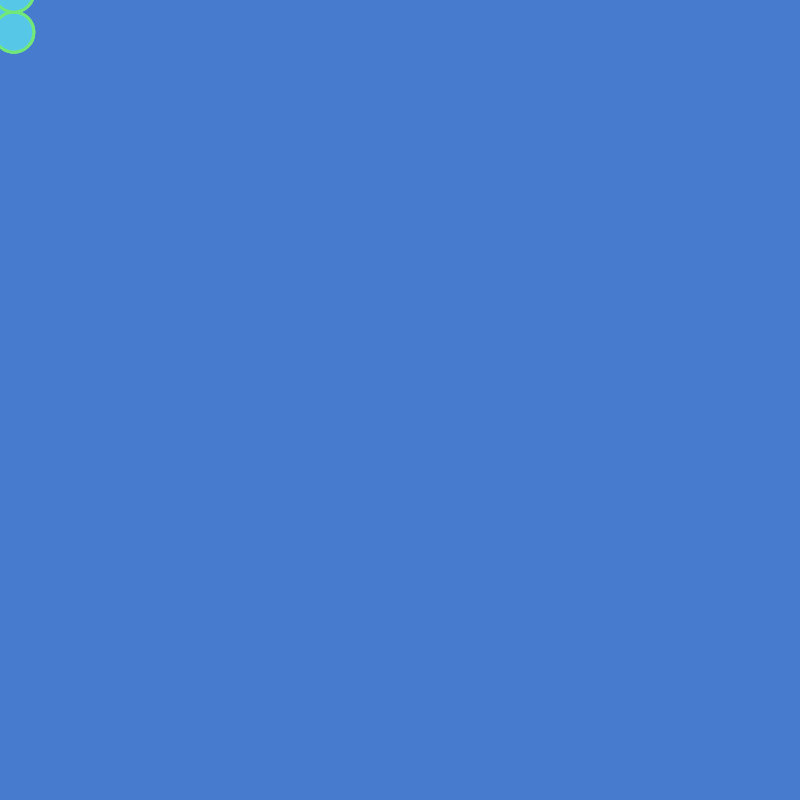
Frame 1 (no input)
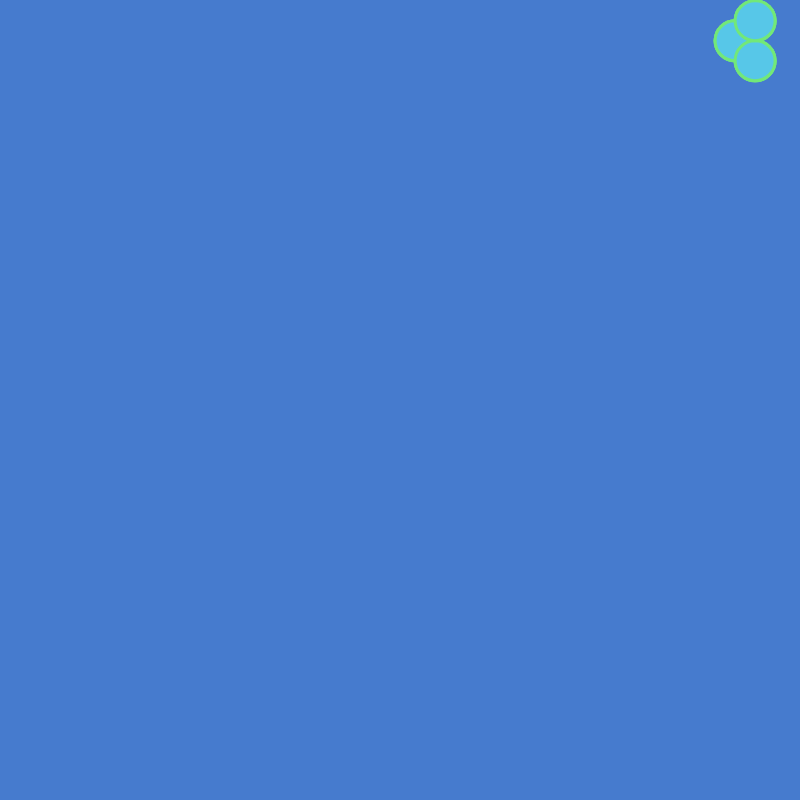
Frame 60 (no input)
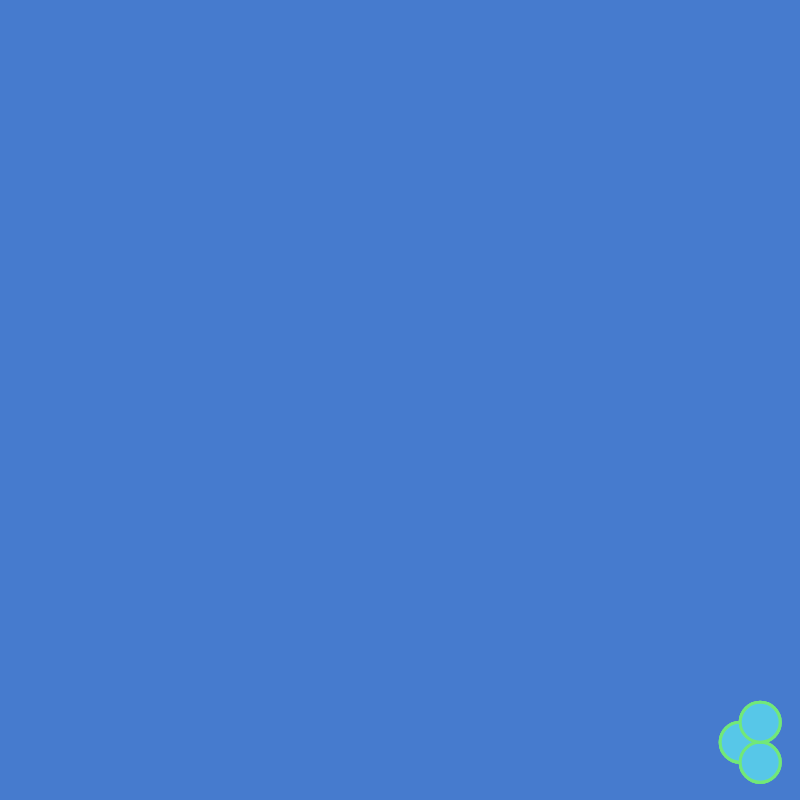
Frame 120 (the mouse pressed at the canvas centre since frame 60)

The p5.js sketch that drew these frames (run headless with seeded random() and noise() and a simulated clock; from frame 60 on, the mouse is pressed at the canvas centre):

// p5.js sketch
// ── sketch.js
var num = 0;
var colour = 0;
var xPos = 0;
var yPos = 0;
var w = 0;
var acceleration = 0;
var velocity = 0;
var oldX = 0;
var oldY = 0;

function setup() {

  //createCanvas(displayWidth, displayHeight);
  createCanvas(800, 800);
  colour = color(87, 199, 232);
  num = 3;
  xPos = 100;
  xPos = 200;
  w = 40;

  acceleration = random(1) / 5;
  velocity = random(5, 10);
  a = random(0, TWO_PI);
}

function draw() {
 
  
  background(70, 123, 206);

  //change variables tied with movement
  /*
  // drunk, brownian motion
  var dx = mouseX - xPos;
  var dy = mouseY - yPos;
  
  xPos = xPos + random(0, 0.2) * dx + random(-10, 10);
  yPos = yPos + random(0, 0.2) * dy + random(-10, 10);
  */
  
  // scooting around
  xPos = oldX + random(-20, 20);
  yPos = oldY + random(-20, 20);
  
  //store new values for next go:
  oldX = xPos;
  oldY = yPos;
  
  // checking the boundaries
  if(xPos>width) oldX = 0;
  if(xPos<0) oldX = width;
  if(yPos>height) oldY = 0;
  if(yPos<0) oldY = height;
  

  // draw the shape
  strokeWeight(3);
  stroke(color(114, 232, 120));
  fill(colour, random(150, 200)); //random(150, 200)
  for (var i = 0; i < num; i++) {
  push();
     //translate(10, 30);
      ellipse(xPos, yPos, w, w);
      //ellipse(200, 200, 10, 10);
      ellipse(xPos + (w * .5), yPos + (w * .5), w, w);
      ellipse(xPos + (w * .5), yPos - (w * .5), w, w);
  pop();

  }

}


function keyPressed()
{
  background(0);
  xPos = random(width);
  yPos = random(height);
}
